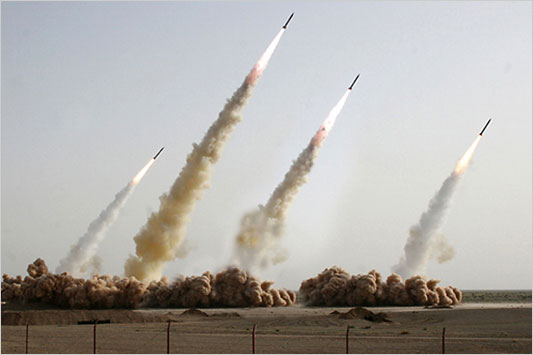
#> input picture ledemissiles1.jpg, 533 x 355 px
$ python detection.py
#> lines starting #> are read from the running program, lines starting #| are printed output that depends on the picture
import cv2
import numpy as np

if __name__ == '__main__':
    filename = 'ledemissiles1.jpg'
    img = cv2.imread(filename)
#> img is the input picture: shape (355, 533, 3); mean B, G, R 170, 173.9, 176.7
    gray = cv2.cvtColor(img, cv2.COLOR_BGR2GRAY)
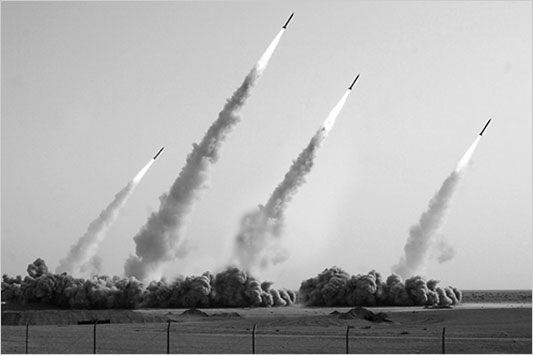
#> gray: shape (355, 533); min 0, max 255, mean 174.3


    WINDOW_NAME = 'win'

$ run again, with ledemissiles2.jpg copied over ledemissiles1.jpg
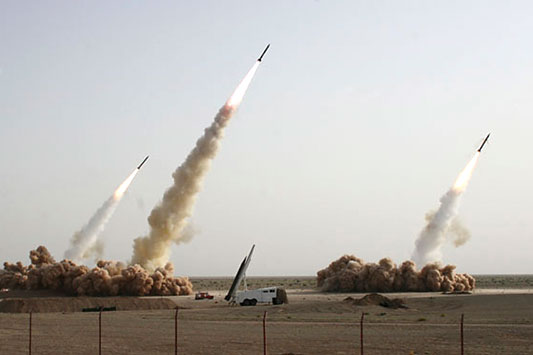
#> input picture ledemissiles2.jpg, 533 x 355 px
#> img is the input picture: shape (355, 533, 3); mean B, G, R 178.2, 182.4, 185.6
#> `gray = cv2.cvtColor(img, cv2.COLOR_BGR2GRAY)`:
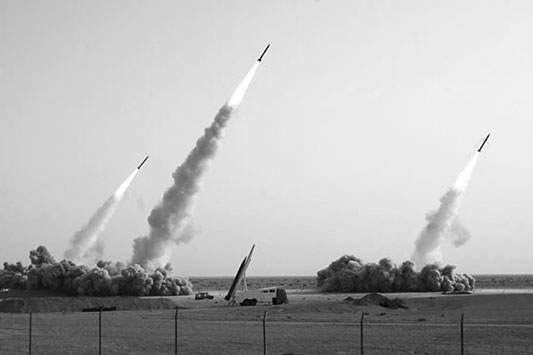
#> gray: shape (355, 533); min 0, max 255, mean 182.9

$ run again, with image.jpg copied over ledemissiles1.jpg
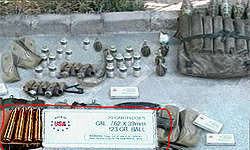
#> input picture image.jpg, 250 x 150 px
#> img is the input picture: shape (150, 250, 3); mean B, G, R 154, 153.1, 145.8
#> `gray = cv2.cvtColor(img, cv2.COLOR_BGR2GRAY)`:
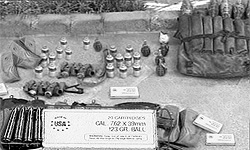
#> gray: shape (150, 250); min 0, max 255, mean 151
